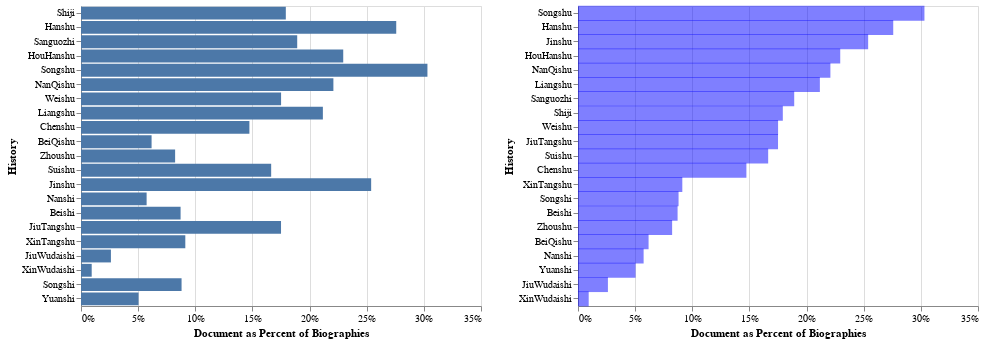

The notebook cell this image was saved under:
### Code cell
#DocPercentageRanked | DocPercentageList
alt.hconcat(DocPercentageList,DocPercentageRanked)

### Figure 1 — Vega-Lite specification as saved in the notebook (floating-point values rounded to 4 significant figures)
{"$schema": "https://vega.github.io/schema/vega-lite/v3.3.0.json", "config": {"mark": {"tooltip": null}, "view": {"height": 300, "width": 400}}, "data": {"name": "data-7bb8e0d40ba3855d11d58d246f61a7ee"}, "datasets": {"data-7bb8e0d40ba3855d11d58d246f61a7ee": [{"DocPercentage": 0.06176, "bookname": "BeiQishu", "commentaryChar": 0, "docsCharTotal": 13422, "docsTotal": 20, "grandChar": 217321, "iDocsCharM": 11259, "iDocsM": 12, "qDocsC": 0, "qDocsCharC": 0, "qDocsCharM": 2163, "qDocsM": 8}, {"DocPercentage": 0.08714, "bookname": "Beishi", "commentaryChar": 0, "docsCharTotal": 104066, "docsTotal": 198, "grandChar": 1194214, "iDocsCharM": 79844, "iDocsM": 111, "qDocsC": 0, "qDocsCharC": 0, "qDocsCharM": 24222, "qDocsM": 87}, {"DocPercentage": 0.1473, "bookname": "Chenshu", "commentaryChar": 0, "docsCharTotal": 22338, "docsTotal": 37, "grandChar": 151600, "iDocsCharM": 15122, "iDocsM": 14, "qDocsC": 0, "qDocsCharC": 0, "qDocsCharM": 7216, "qDocsM": 23}, {"DocPercentage": 0.2758, "bookname": "Hanshu", "commentaryChar": 0, "docsCharTotal": 174793, "docsTotal": 279, "grandChar": 633699, "iDocsCharM": 115276, "iDocsM": 110, "qDocsC": 0, "qDocsCharC": 0, "qDocsCharM": 59517, "qDocsM": 169}, {"DocPercentage": 0.2295, "bookname": "HouHanshu", "commentaryChar": 0, "docsCharTotal": 149138, "docsTotal": 279, "grandChar": 649958, "iDocsCharM": 84869, "iDocsM": 93, "qDocsC": 0, "qDocsCharC": 0, "qDocsCharM": 64269, "qDocsM": 186}, {"DocPercentage": 0.2539, "bookname": "Jinshu", "commentaryChar": 0, "docsCharTotal": 200762, "docsTotal": 342, "grandChar": 790750, "iDocsCharM": 150417, "iDocsM": 178, "qDocsC": 0, "qDocsCharC": 0, "qDocsCharM": 50345, "qDocsM": 164}, {"DocPercentage": 0.175, "bookname": "JiuTangshu", "commentaryChar": 0, "docsCharTotal": 269292, "docsTotal": 484, "grandChar": 1538613, "iDocsCharM": 230831, "iDocsM": 338, "qDocsC": 0, "qDocsCharC": 0, "qDocsCharM": 38461, "qDocsM": 146}, {"DocPercentage": 0.02618, "bookname": "JiuWudaishi", "commentaryChar": 0, "docsCharTotal": 12281, "docsTotal": 21, "grandChar": 469090, "iDocsCharM": 9043, "iDocsM": 9, "qDocsC": 0, "qDocsCharC": 0, "qDocsCharM": 3238, "qDocsM": 12}, {"DocPercentage": 0.2116, "bookname": "Liangshu", "commentaryChar": 0, "docsCharTotal": 63661, "docsTotal": 92, "grandChar": 300801, "iDocsCharM": 45658, "iDocsM": 40, "qDocsC": 0, "qDocsCharC": 0, "qDocsCharM": 18003, "qDocsM": 52}, {"DocPercentage": 0.2208, "bookname": "NanQishu", "commentaryChar": 0, "docsCharTotal": 54420, "docsTotal": 108, "grandChar": 246422, "iDocsCharM": 31032, "iDocsM": 38, "qDocsC": 0, "qDocsCharC": 0, "qDocsCharM": 23388, "qDocsM": 70}, {"DocPercentage": 0.05742, "bookname": "Nanshi", "commentaryChar": 0, "docsCharTotal": 41251, "docsTotal": 96, "grandChar": 718392, "iDocsCharM": 28864, "iDocsM": 54, "qDocsC": 0, "qDocsCharC": 0, "qDocsCharM": 12387, "qDocsM": 42}, {"DocPercentage": 0.1892, "bookname": "Sanguozhi", "commentaryChar": 335000, "docsCharTotal": 151581, "docsTotal": 326, "grandChar": 466238, "iDocsCharM": 28462, "iDocsM": 25, "qDocsC": 127, "qDocsCharC": 59123, "qDocsCharM": 63996, "qDocsM": 174}, {"DocPercentage": 0.1792, "bookname": "Shiji", "commentaryChar": 0, "docsCharTotal": 57510, "docsTotal": 94, "grandChar": 320906, "iDocsCharM": 35165, "iDocsM": 32, "qDocsC": 0, "qDocsCharC": 0, "qDocsCharM": 22345, "qDocsM": 62}, {"DocPercentage": 0.08799, "bookname": "Songshi", "commentaryChar": 0, "docsCharTotal": 227160, "docsTotal": 489, "grandChar": 2581534, "iDocsCharM": 149054, "iDocsM": 213, "qDocsC": 0, "qDocsCharC": 0, "qDocsCharM": 78106, "qDocsM": 276}, {"DocPercentage": 0.3031, "bookname": "Songshu", "commentaryChar": 0, "docsCharTotal": 158866, "docsTotal": 254, "grandChar": 524083, "iDocsCharM": 111375, "iDocsM": 114, "qDocsC": 0, "qDocsCharC": 0, "qDocsCharM": 47491, "qDocsM": 140}, {"DocPercentage": 0.1664, "bookname": "Suishu", "commentaryChar": 0, "docsCharTotal": 61021, "docsTotal": 95, "grandChar": 366717, "iDocsCharM": 52022, "iDocsM": 62, "qDocsC": 0, "qDocsCharC": 0, "qDocsCharM": 8999, "qDocsM": 33}, {"DocPercentage": 0.1751, "bookname": "Weishu", "commentaryChar": 0, "docsCharTotal": 151742, "docsTotal": 274, "grandChar": 866751, "iDocsCharM": 79618, "iDocsM": 76, "qDocsC": 0, "qDocsCharC": 0, "qDocsCharM": 72124, "qDocsM": 198}, {"DocPercentage": 0.09127, "bookname": "XinTangshu", "commentaryChar": 0, "docsCharTotal": 129017, "docsTotal": 265, "grandChar": 1413549, "iDocsCharM": 86603, "iDocsM": 126, "qDocsC": 0, "qDocsCharC": 0, "qDocsCharM": 42414, "qDocsM": 139}, {"DocPercentage": 0.009358, "bookname": "XinWudaishi", "commentaryChar": 0, "docsCharTotal": 2046, "docsTotal": 6, "grandChar": 218636, "iDocsCharM": 1262, "iDocsM": 3, "qDocsC": 0, "qDocsCharC": 0, "qDocsCharM": 784, "qDocsM": 3}, {"DocPercentage": 0.05038, "bookname": "Yuanshi", "commentaryChar": 0, "docsCharTotal": 40791, "docsTotal": 74, "grandChar": 809713, "iDocsCharM": 27106, "iDocsM": 23, "qDocsC": 0, "qDocsCharC": 0, "qDocsCharM": 13685, "qDocsM": 51}, {"DocPercentage": 0.08236, "bookname": "Zhoushu", "commentaryChar": 0, "docsCharTotal": 22885, "docsTotal": 42, "grandChar": 277868, "iDocsCharM": 21097, "iDocsM": 35, "qDocsC": 0, "qDocsCharC": 0, "qDocsCharM": 1788, "qDocsM": 7}]}, "hconcat": [{"encoding": {"tooltip": {"field": "DocPercentage", "type": "quantitative"}, "x": {"axis": {"format": "%", "title": "Document as Percent of Biographies"}, "field": "DocPercentage", "type": "quantitative"}, "y": {"field": "bookname", "sort": ["Shiji", "Hanshu", "Sanguozhi", "HouHanshu", "Songshu", "NanQishu", "Weishu", "Liangshu", "Chenshu", "BeiQishu", "Zhoushu", "Suishu", "Jinshu", "Nanshi", "Beishi", "JiuTangshu", "XinTangshu", "JiuWudaishi", "XinWudaishi", "Songshi"], "title": "History", "type": "nominal"}}, "mark": "bar"}, {"encoding": {"tooltip": {"field": "DocPercentage", "type": "quantitative"}, "x": {"axis": {"format": "%", "title": "Document as Percent of Biographies"}, "field": "DocPercentage", "type": "quantitative"}, "y": {"field": "bookname", "sort": {"field": "DocPercentage", "order": "descending"}, "title": "History", "type": "nominal"}}, "mark": {"color": "blue", "opacity": 0.5, "size": 15, "type": "bar"}}]}
